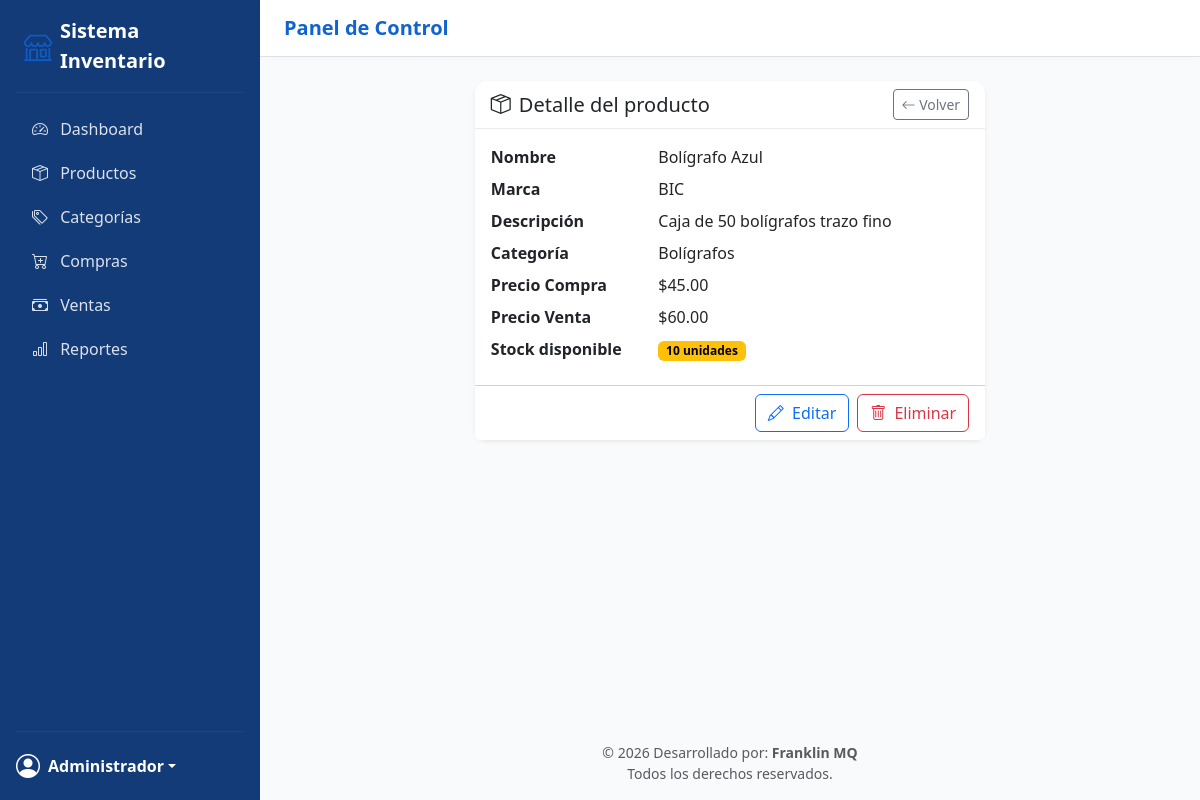
Screenshot of /index.php?action=producto-ver&id=2 (signed in) with the database file from the repository.
### tables this page shows
CREATE TABLE productos (
    id INT AUTO_INCREMENT PRIMARY KEY,
    nombre VARCHAR(200) NOT NULL,
    descripcion TEXT NULL,
    categoria_id INT NULL,
    precio_compra DECIMAL(10,2) NOT NULL DEFAULT 0,
    precio_venta DECIMAL(10,2) NOT NULL DEFAULT 0,
    stock INT NOT NULL DEFAULT 0,
    marca_id INT NULL,
    imagen VARCHAR(255) NULL,
    creado_en TIMESTAMP DEFAULT CURRENT_TIMESTAMP,
    FOREIGN KEY (categoria_id) REFERENCES categorias(id) ON DELETE SET NULL,
    FOREIGN KEY (marca_id) REFERENCES marcas(id) ON DELETE SET NULL
);

CREATE TABLE marcas (
    id INT AUTO_INCREMENT PRIMARY KEY,
    nombre VARCHAR(100) NOT NULL UNIQUE
);

CREATE TABLE categorias (
    id INT AUTO_INCREMENT PRIMARY KEY,
    nombre VARCHAR(100) NOT NULL,
    parent_id INT NULL,
    FOREIGN KEY (parent_id) REFERENCES categorias(id) ON DELETE SET NULL
);

### app/core/Controller.php (called while the page is built, shortened)
<?php
class Controller
{
    protected function render(string $view, array $data = []): void
    {
        extract($data);
        $viewPath = __DIR__ . "/../views/{$view}.php";
        require __DIR__ . '/../views/layout/header.php';
        require $viewPath;
        require __DIR__ . '/../views/layout/footer.php';
    }
}

### app/controllers/ProductoController.php (called while the page is built, shortened)
<?php
require_once __DIR__ . '/../core/Controller.php';
require_once __DIR__ . '/../models/Producto.php';
class ProductoController extends Controller
{
    private Producto $productoModel;
    public function __construct()
    {
        $this->productoModel  = new Producto();
    }
    public function ver(): void
    {
        $id       = (int) ($_GET['id'] ?? 0);
        $producto = $this->productoModel->obtenerPorId($id);
        $this->render('productos/show', ['producto' => $producto]);
    }
}

### app/config/database.php (called while the page is built)
<?php
return [
    'host'    => 'localhost',
    'dbname'  => 'libreria_inventario',
    'user'    => 'root',
    'pass'    => '',
    'charset' => 'utf8mb4',
];

### app/core/Database.php (called while the page is built)
<?php
class Database
{
    private static ?PDO $instance = null;
    public static function getConnection(): PDO
    {
        if (self::$instance === null) {
            $config = require __DIR__ . '/../config/database.php';
            $dsn = "mysql:host={$config['host']};dbname={$config['dbname']};charset={$config['charset']}";
            try {
                self::$instance = new PDO($dsn, $config['user'], $config['pass'], [
                    PDO::ATTR_ERRMODE            => PDO::ERRMODE_EXCEPTION,
                    PDO::ATTR_DEFAULT_FETCH_MODE => PDO::FETCH_ASSOC,
                    PDO::ATTR_EMULATE_PREPARES   => false,
                ]);
            } catch (PDOException $e) {
                die('Error de conexión a la base de datos: ' . $e->getMessage());
            }
        }
        return self::$instance;
    }
}

### app/models/Producto.php (called while the page is built, shortened)
<?php
require_once __DIR__ . '/../core/Database.php';
class Producto
{
    private PDO $db;
    public function __construct()
    {
        $this->db = Database::getConnection();
    }
    public function obtenerPorId(int $id): ?array
    {
        $stmt = $this->db->prepare(
            "SELECT p.*, c.nombre AS categoria_nombre, m.nombre AS marca_nombre
             FROM productos p
             LEFT JOIN categorias c ON c.id = p.categoria_id
             LEFT JOIN marcas m ON m.id = p.marca_id
             WHERE p.id = :id"
        );
        $stmt->execute([':id' => $id]);
        $producto = $stmt->fetch();
        return $producto ?: null;
    }
}

### app/views/productos/show.php (the view)
<div class="row justify-content-center">
    <div class="col-lg-7">
        <div class="card shadow-sm">
            <div class="card-header bg-white d-flex justify-content-between align-items-center">
                <h5 class="mb-0"><i class="bi bi-box-seam me-2"></i>Detalle del producto</h5>
                <a href="index.php?action=productos" class="btn btn-sm btn-outline-secondary">
                    <i class="bi bi-arrow-left"></i> Volver
                </a>
            </div>
            <div class="card-body">
                <dl class="row mb-0">
                    <dt class="col-sm-4">Nombre</dt>
                    <dd class="col-sm-8"><?= htmlspecialchars($producto['nombre']) ?></dd>
                    <dt class="col-sm-4">Marca</dt>
                    <dd class="col-sm-8"><?= htmlspecialchars($producto['marca_nombre'] ?? '—') ?></dd>
                    <dt class="col-sm-4">Descripción</dt>
                    <dd class="col-sm-8"><?= nl2br(htmlspecialchars($producto['descripcion'] ?: '—')) ?></dd>
                    <dt class="col-sm-4">Categoría</dt>
                    <dd class="col-sm-8"><?= htmlspecialchars($producto['categoria_nombre'] ?? '—') ?></dd>
                    <dt class="col-sm-4">Precio Compra</dt>
                    <dd class="col-sm-8">$<?= number_format((float) $producto['precio_compra'], 2) ?></dd>
                    <dt class="col-sm-4">Precio Venta</dt>
                    <dd class="col-sm-8">$<?= number_format((float) $producto['precio_venta'], 2) ?></dd>
                    <dt class="col-sm-4">Stock disponible</dt>
                    <dd class="col-sm-8">
                        <span class="badge <?= $producto['stock'] <= 10 ? 'text-bg-warning' : 'text-bg-success' ?>">
                            <?= (int) $producto['stock'] ?> unidades
                        </span>
                    </dd>
                </dl>
            </div>
            <div class="card-footer bg-white d-flex justify-content-end gap-2">
                <a href="index.php?action=producto-editar&id=<?= $producto['id'] ?>" class="btn btn-outline-primary">
                    <i class="bi bi-pencil me-1"></i> Editar
                </a>
                <form action="index.php?action=producto-eliminar&id=<?= $producto['id'] ?>" method="post"
                      onsubmit="return confirm('¿Eliminar este producto del inventario?');">
                    <button type="submit" class="btn btn-outline-danger">
                        <i class="bi bi-trash me-1"></i> Eliminar
                    </button>
                </form>
            </div>
        </div>
    </div>
</div>

### public/assets/css/style.css (style rules this page uses)
:root { --brand-dark: #123B78; --brand-primary: #1164CF; --brand-hover: #1C4689; --brand-accent: #0F5CC7; --bg-soft: #F8FAFC; --text-gray: #667085; }
.card { border: none; border-radius: 0.75rem; }
.card-header { border-bottom: 1px solid #EAECF0; border-radius: 0.75rem 0.75rem 0 0 !important; }
.card-header { border-bottom: 1px solid #EAECF0; border-radius: 0.75rem 0.75rem 0 0 !important; background-color: #FFFFFF; }

### rows the page displays
productos: nombre "Bolígrafo Azul", marca.nombre "BIC", descripcion "Caja de 50 bolígrafos trazo fino", categoria.nombre "Bolígrafos", precio_compra "45.00", precio_venta "60.00", stock "10"

### other values shown
$_SESSION['user_name'] "Administrador"
